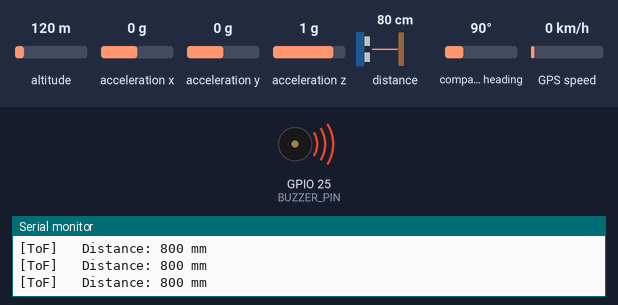
A sketch run on a simulated ESP32. Shown: buzzer (waves = sounding, pin HIGH), the last lines printed to the serial monitor. The inputs (shaded band) are chosen by the test bench; at power-on: distance to the obstacle 80 cm, altitude 120 m, acceleration x 0 g, acceleration y 0 g, acceleration z 1 g, compass heading 90°, GPS speed 0 km/h. WiFi joins after 1.5 s; servers stay silent unless stated; the GPS gets a fix after 3 s at 37.7749, -122.4194 with 8 satellites.

Above: at 6.1 s.
6.2 s: distance to the obstacle set to 44 cm
7.7 s: distance to the obstacle set to 37 cm
At 8.1 s:
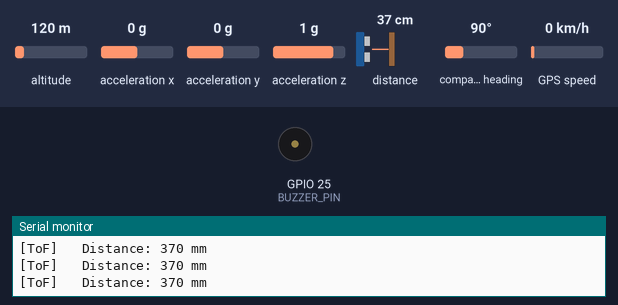
11.2 s: distance to the obstacle set to 22 cm
14.7 s: distance to the obstacle set to 18 cm
At 14.99 s:
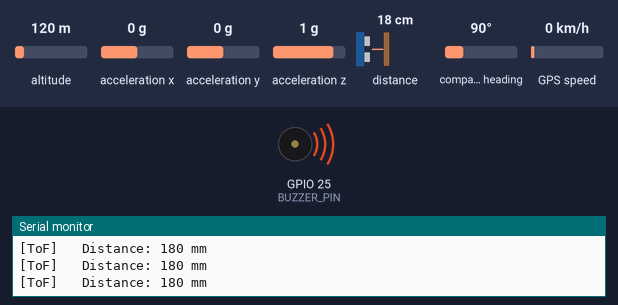
18.2 s: distance to the obstacle set to 60 cm
19.7 s: distance to the obstacle set to 35 cm
At 21.1 s:
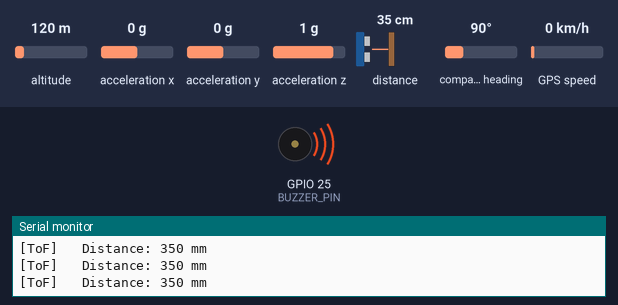
Timing chart, 0 to 24.8 s (numbered marks = the images above; inputs shaded):
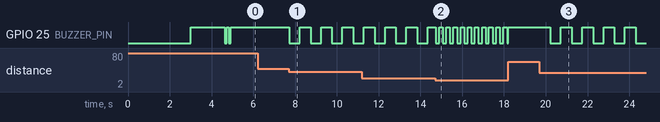

The sketch:

smart_spectacles.ino
```cpp
// ============================================================
//  Smart Obstacle & Fall Detection System
//  ESP32 + VL53L0X + ADXL345 + GPS + Telegram Alert
// ============================================================

#include <Wire.h>
#include <Adafruit_VL53L0X.h>
#include <Adafruit_ADXL345_U.h>
#include <Adafruit_Sensor.h>
#include <TinyGPS++.h>
#include <WiFi.h>
#include <HTTPClient.h>

// ============================================================
//  EDIT ONLY WIFI DETAILS
// ============================================================
#define WIFI_SSID          "YourHotspotName"
#define WIFI_PASSWORD      "YourHotspotPassword"

// ============================================================
//  TELEGRAM — ALREADY FILLED IN
// ============================================================
#define BOT_TOKEN          "8603470983:AAHWmAby7q5dF4ZWcWPI8aj7g2UyeoM1Na8"
#define CHAT_ID            "7658370149"

// ============================================================
//  PIN DEFINITIONS
// ============================================================
#define BUZZER_PIN         25
#define GPS_RX_PIN         16
#define GPS_TX_PIN         17
#define I2C_SDA            21
#define I2C_SCL            22

// ============================================================
//  CONFIGURATION
// ============================================================
#define FALL_THRESHOLD     25.0f
#define ALERT_COOLDOWN_MS  30000
#define GPS_MAX_AGE_MS     10000
#define GPS_BAUD           9600
#define DIST_CRITICAL      100
#define DIST_CLOSE         200
#define DIST_WARN          400
#define BEEP_FAST_MS       150
#define BEEP_SLOW_MS       500

// ============================================================
//  OBJECTS
// ============================================================
Adafruit_VL53L0X         tof;
Adafruit_ADXL345_Unified accel(12345);
TinyGPSPlus              gps;
HardwareSerial           gpsSerial(2);

// ============================================================
//  STATE VARIABLES
// ============================================================
bool          tofOK          = false;
bool          adxlOK         = false;
bool          wifiOK         = false;
float         axPrev         = 0.0f;
float         ayPrev         = 0.0f;
float         azPrev         = 0.0f;
unsigned long lastAlertTime  = 0;
unsigned long lastBeepToggle = 0;
bool          buzzerState    = false;

enum BuzzerMode { BUZ_OFF, BUZ_CONTINUOUS, BUZ_FAST, BUZ_SLOW };
BuzzerMode buzzerMode = BUZ_OFF;

// ============================================================
//  SETUP
// ============================================================
void setup() {
  Serial.begin(115200);
  delay(3000);

  Serial.println("============================================");
  Serial.println("  Smart Obstacle & Fall Detection System  ");
  Serial.println("  Telegram Alert Version                  ");
  Serial.println("============================================");

  pinMode(BUZZER_PIN, OUTPUT);
  setBuzzer(false);

  Wire.begin(I2C_SDA, I2C_SCL);
  delay(100);

  // VL53L0X
  Serial.print("[ToF]   VL53L0X init... ");
  if (!tof.begin()) {
    Serial.println("FAILED - check VCC=3.3V SDA=21 SCL=22");
    tofOK = false;
  } else {
    tof.startRangeContinuous(50);
    tofOK = true;
    Serial.println("OK");
  }

  // ADXL345
  Serial.print("[ACCEL] ADXL345 init... ");
  if (!accel.begin()) {
    Serial.println("FAILED - check CS=3.3V SDO=GND");
    adxlOK = false;
  } else {
    accel.setRange(ADXL345_RANGE_16_G);
    accel.setDataRate(ADXL345_DATARATE_100_HZ);
    adxlOK = true;
    Serial.println("OK");
  }

  // GPS
  Serial.print("[GPS]   NEO-6M init... ");
  gpsSerial.begin(GPS_BAUD, SERIAL_8N1, GPS_RX_PIN, GPS_TX_PIN);
  Serial.println("OK - acquiring fix...");

  // WiFi
  Serial.print("[WiFi]  Connecting to ");
  Serial.print(WIFI_SSID);
  Serial.print("... ");
  WiFi.begin(WIFI_SSID, WIFI_PASSWORD);
  int tries = 0;
  while (WiFi.status() != WL_CONNECTED && tries < 20) {
    delay(500);
    Serial.print(".");
    tries++;
  }
  if (WiFi.status() == WL_CONNECTED) {
    wifiOK = true;
    Serial.println(" Connected!");
    Serial.print("[WiFi]  IP: ");
    Serial.println(WiFi.localIP());
  } else {
    wifiOK = false;
    Serial.println(" FAILED - check hotspot name and password!");
  }

  Serial.println("\n--- Init Summary ---");
  Serial.print("  VL53L0X  : "); Serial.println(tofOK  ? "OK" : "FAILED");
  Serial.print("  ADXL345  : "); Serial.println(adxlOK ? "OK" : "FAILED");
  Serial.println("  GPS      : OK - waiting for fix");
  Serial.print("  WiFi     : "); Serial.println(wifiOK ? "Connected" : "FAILED");
  Serial.println("--------------------");

  // Boot double beep
  setBuzzer(true);  delay(100);
  setBuzzer(false); delay(100);
  setBuzzer(true);  delay(100);
  setBuzzer(false);

  Serial.println("\n=== System Running ===\n");
}

// ============================================================
//  LOOP
// ============================================================
void loop() {
  readGPS();
  if (tofOK)  handleToF();
  if (adxlOK) handleMotion();
  handleBuzzer();

  if (WiFi.status() != WL_CONNECTED) {
    WiFi.begin(WIFI_SSID, WIFI_PASSWORD);
    delay(3000);
  }
}

// ============================================================
//  GPS
// ============================================================
void readGPS() {
  while (gpsSerial.available()) {
    gps.encode(gpsSerial.read());
  }
}

// ============================================================
//  ToF
// ============================================================
void handleToF() {
  if (!tof.isRangeComplete()) return;

  uint16_t distance = tof.readRangeResult();
  uint8_t  status   = tof.readRangeStatus();

  if (status != 0) { buzzerMode = BUZ_OFF; return; }

  Serial.print("[ToF]   Distance: ");
  Serial.print(distance);
  Serial.println(" mm");

  if (distance <= DIST_CRITICAL) {
    if (buzzerMode != BUZ_CONTINUOUS)
      Serial.println("[ToF]   CRITICAL!");
    buzzerMode = BUZ_CONTINUOUS;
  } else if (distance <= DIST_CLOSE) {
    if (buzzerMode != BUZ_FAST)
      Serial.println("[ToF]   WARNING!");
    buzzerMode = BUZ_FAST;
  } else if (distance <= DIST_WARN) {
    if (buzzerMode != BUZ_SLOW)
      Serial.println("[ToF]   CAUTION!");
    buzzerMode = BUZ_SLOW;
  } else {
    buzzerMode = BUZ_OFF;
  }
}

// ============================================================
//  Buzzer
// ============================================================
void handleBuzzer() {
  unsigned long now = millis();
  switch (buzzerMode) {
    case BUZ_CONTINUOUS: setBuzzer(true);  break;
    case BUZ_OFF:        setBuzzer(false); break;
    case BUZ_FAST:
      if (now - lastBeepToggle >= BEEP_FAST_MS) {
        buzzerState = !buzzerState;
        setBuzzer(buzzerState);
        lastBeepToggle = now;
      }
      break;
    case BUZ_SLOW:
      if (now - lastBeepToggle >= BEEP_SLOW_MS) {
        buzzerState = !buzzerState;
        setBuzzer(buzzerState);
        lastBeepToggle = now;
      }
      break;
  }
}

void setBuzzer(bool on) {
  digitalWrite(BUZZER_PIN, on ? LOW : HIGH);
}

// ============================================================
//  Motion - Fall detection
// ============================================================
void handleMotion() {
  sensors_event_t event;
  accel.getEvent(&event);

  float ax = event.acceleration.x;
  float ay = event.acceleration.y;
  float az = event.acceleration.z;

  float delta = abs(ax-axPrev) + abs(ay-ayPrev) + abs(az-azPrev);
  axPrev = ax; ayPrev = ay; azPrev = az;

  if (delta > FALL_THRESHOLD) {
    Serial.print("[ACCEL] Fall detected! Delta = ");
    Serial.print(delta, 2);
    Serial.println(" m/s2");

    unsigned long now = millis();
    if (now - lastAlertTime >= ALERT_COOLDOWN_MS) {
      if (wifiOK) {
        sendTelegram();
        lastAlertTime = now;
      } else {
        Serial.println("[WiFi]  No WiFi - alert skipped!");
      }
    } else {
      unsigned long rem = (ALERT_COOLDOWN_MS-(now-lastAlertTime))/1000;
      Serial.print("[Alert] Cooldown - ");
      Serial.print(rem);
      Serial.println("s left");
    }
  }
}

// ============================================================
//  GPS Location
// ============================================================
String buildLocationString() {
  if (gps.location.isValid() && gps.location.age() < GPS_MAX_AGE_MS) {
    Serial.println("[GPS]   Valid fix!");
    return "https://maps.google.com/?q="
           + String(gps.location.lat(), 6)
           + "," + String(gps.location.lng(), 6);
  } else if (gps.location.isValid()) {
    Serial.println("[GPS]   Last known location");
    return "Last known: https://maps.google.com/?q="
           + String(gps.location.lat(), 6)
           + "," + String(gps.location.lng(), 6);
  } else {
    Serial.println("[GPS]   No fix");
    return "GPS not available - go outdoors";
  }
}

// ============================================================
//  Telegram Alert
// ============================================================
void sendTelegram() {
  String location = buildLocationString();
  String message  = "FALL ALERT!\n";
  message        += "A fall has been detected!\n\n";
  message        += "Location:\n";
  message        += location;

  Serial.println("[WiFi]  Sending Telegram alert...");

  // URL encode
  message.replace(" ", "%20");
  message.replace("\n", "%0A");
  message.replace("!", "%21");
  message.replace(":", "%3A");
  message.replace("/", "%2F");
  message.replace("?", "%3F");
  message.replace("=", "%3D");
  message.replace("&", "%26");
  message.replace(",", "%2C");
  message.replace("+", "%2B");

  String url  = "https://api.telegram.org/bot";
  url        += BOT_TOKEN;
  url        += "/sendMessage?chat_id=";
  url        += CHAT_ID;
  url        += "&text=";
  url        += message;

  HTTPClient http;
  http.begin(url);
  http.setTimeout(10000);
  int httpCode = http.GET();

  if (httpCode == 200) {
    Serial.println("[WiFi]  Telegram alert sent successfully!");
  } else {
    Serial.print("[WiFi]  Failed - code: ");
    Serial.println(httpCode);
  }

  http.end();
}
```

Measured:
- the behaviour switches between 41 and 40 cm on distance to the obstacle (found by bisection; images 0 and 1)
- the behaviour switches between 21 and 20 cm on distance to the obstacle (found by bisection; images 1 and 2)
- after the input at 7.7 s, GPIO 25 (BUZZER_PIN): alternates HIGH for 0.52 s and LOW for 0.50 s, starting at once
- after the input at 14.7 s, GPIO 25 (BUZZER_PIN): alternates HIGH for 0.17 s and LOW for 0.17 s, starting at once
- after the input at 19.7 s, GPIO 25 (BUZZER_PIN): alternates HIGH for 0.52 s and LOW for 0.50 s, starting after 0.52 s
